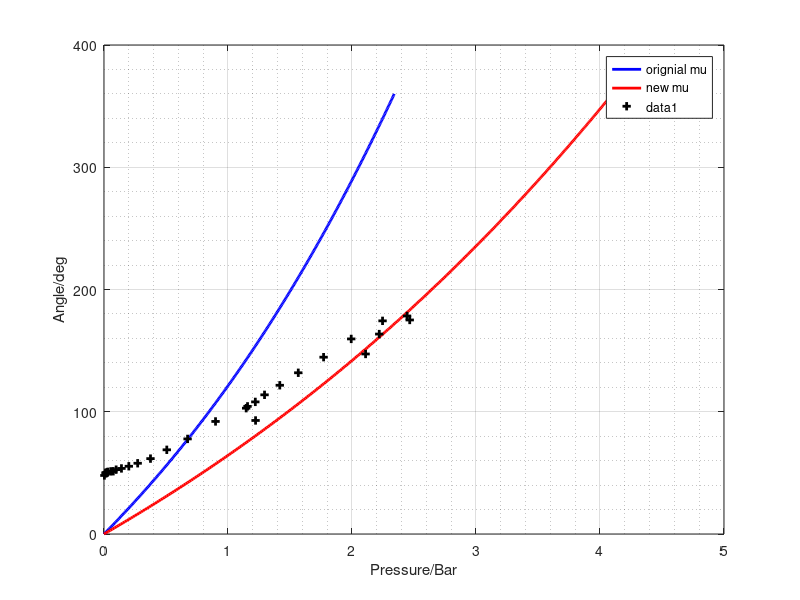

Here is the MATLAB script that generated this plot:
% Vary mu and calibrate the robot.
% Mengtang Li
% 2018 Mar 6

clear;

a = 8e-3; % [m]
b = 2e-3; % [m]
t = 2e-3; % [m]
L = 160e-3; % [m]
mu1 = 0.314e6; % [Pa] probably has to be changed
mu2 = 0.550e6; % [Pa] 
Angle_record = zeros(1,361); 
Pin1_record = zeros(1,361);
Pin2_record = zeros(1,361);
M_theta1_record = zeros(1,361); 
M_theta2_record = zeros(1,361); 

for i = 0:1:360

    theta = i*pi/180;
    Angle_record(i+1) = i;
    % original mu
    fun_beta1 = @(beta) mu1*L*beta*(a+t).*((beta*theta+L)/L-L^3./(beta*theta+L).^3);
    int11 = integral(fun_beta1, 0, b);
    
    fun_phitao1 = @(phi,tao) mu1*((a+tao).^2.*sin(phi)+b*(a+tao)).*...
        ((L+b*theta+sin(phi).*(a+tao)*theta)/L-L^3./(L+b*theta+sin(phi).*(a+tao)*theta).^3);
    int12 = integral2(fun_phitao1, 0, pi/2, 0, t);
    
    M_theta1 = 2*(int11+int12);
    M_theta1_record(i+1) = M_theta1;
    Pin1 = 6*M_theta1/(4*a^3+3*pi*a^2*b);
    Pin1_record(i+1) = Pin1;
    
    % original new mu
    fun_beta2 = @(beta) mu2*L*beta*(a+t).*((beta*theta+L)/L-L^3./(beta*theta+L).^3);
    int21 = integral(fun_beta2, 0, b);
    
    fun_phitao2 = @(phi,tao) mu2*((a+tao).^2.*sin(phi)+b*(a+tao)).*...
        ((L+b*theta+sin(phi).*(a+tao)*theta)/L-L^3./(L+b*theta+sin(phi).*(a+tao)*theta).^3);
    int22 = integral2(fun_phitao2, 0, pi/2, 0, t);    
    
    M_theta2 = 2*(int21+int22);
    M_theta2_record(i+1) = M_theta2; 
    Pin2 = 6*M_theta2/(4*a^3+3*pi*a^2*b);
    Pin2_record(i+1) = Pin2;    
    
end

figure(1);
plot(Pin1_record*1e-5, Angle_record, 'b', 'LineWidth', 2);
hold on; grid minor; grid on; 
plot(Pin2_record*1e-5, Angle_record, 'r', 'LineWidth', 2);
legend('orignial mu', 'new mu');
xlabel('Pressure/Bar');
ylabel('Angle/deg');

% points_x = [1.331 1.388 2.011 1.235 2.654];
% points_y = [89.96 99.98 147.7 104.5 159.7];
% points_x = [1.954 1.992 2.269 1.241];
% points_y = [141 144.3 166.8 105.8];
% points_x = [1.75 2.134 2.183 2.365 2.23 1.937 1.734 1.309];
% points_y = [117.3 149.7 156.1 172.5 172.5 154.7 140.5 112.2];
points_x = [0.0033    1.2223    2.1096    2.2198    2.4440    2.4656    2.2464 1.9937    1.7709    1.5667    1.4176    1.2947    1.2203    1.1576 1.1466    0.8995    0.6741    0.5064    0.3749    0.2716    0.2002 0.1408    0.0979    0.0747    0.0547    0.0312    0.0259    0.0162 0.0172    0.0126];
points_y = [47.8913   92.8702  147.2510  163.5431  178.3377  175.0709  174.3579 159.5703  144.6355  131.8837  121.6594  113.8461  108.0676  104.4089 102.9223   92.0710   77.7852   68.8689   61.6655   57.8581   55.4084  53.6315   52.6316   51.3316   51.2317   50.8626   50.4344   50.1342 49.6053   49.9684];

plot(points_x, points_y, 'k+', 'linewidth', 2);
